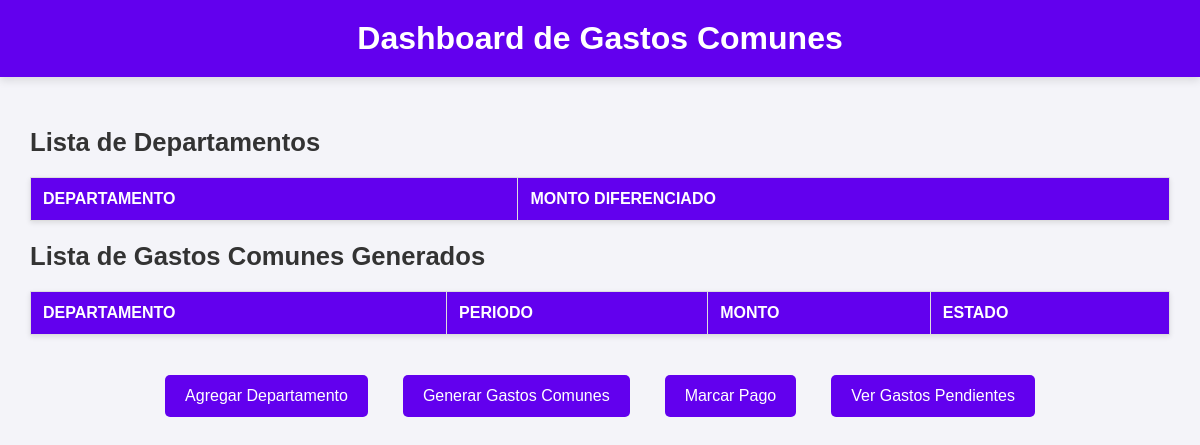
Page /api/ on the earlier database version.
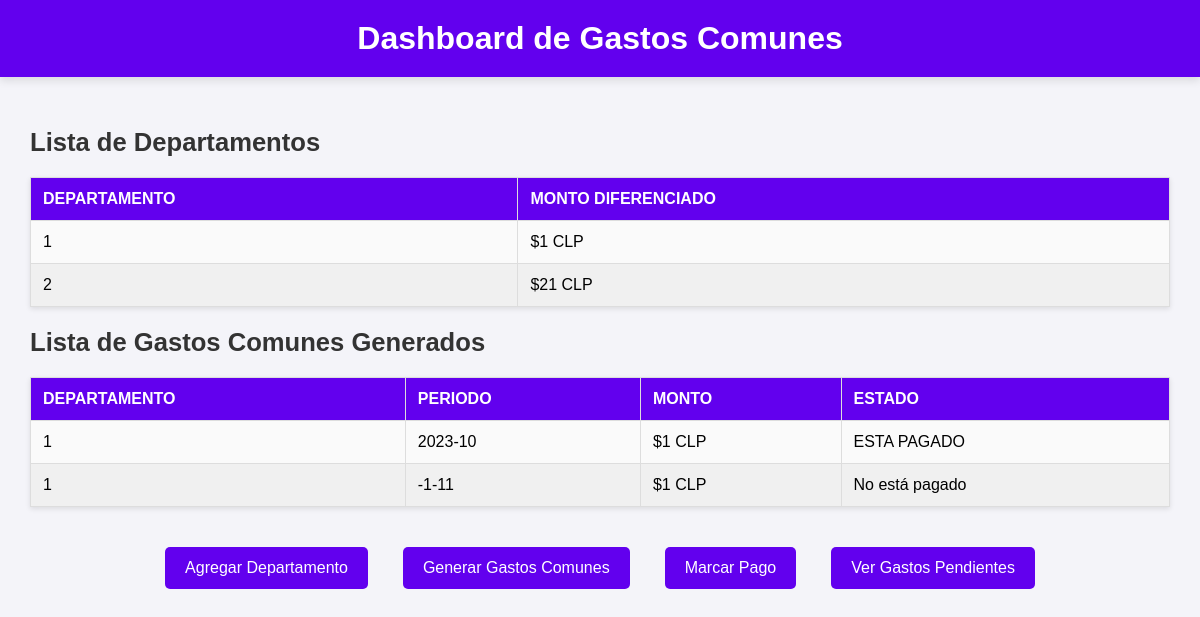
Same page on the later database version.
### core/models.py (models this page shows, shortened)
class GastoComun(models.Model):
    departamento = models.ForeignKey(Departamento, related_name='gastos', on_delete=models.CASCADE)
    periodo = models.CharField(max_length=7)  # Formato Año-Mes (Ej: "2024-11")
    monto = models.IntegerField()
    pagado = models.BooleanField(default=False)
    fecha_pago = models.DateField(null=True, blank=True)

### core/views.py (the view)
# urls.py: path('', views.dashboard, name='dashboard'),
def dashboard(request):
    gastos_pendientes = GastoComun.objects.filter(pagado=False).values(
        'departamento__numero', 'periodo', 'monto'
    )
    gastos_pendientes = [
        {
            "departamento": gasto["departamento__numero"],
            "periodo": gasto["periodo"],
            "monto": f"${gasto['monto']:,.0f} CLP"
        }
        for gasto in gastos_pendientes
    ]
    departamentos = Departamento.objects.all().values('numero', 'monto_diferenciado')
    departamentos = [
        {
            "numero": dept["numero"],
            "monto_diferenciado": f"${dept['monto_diferenciado']:,.0f} CLP"
        }
        for dept in departamentos
    ]
    gastos_comunes = GastoComun.objects.all()
    gastos_comunes = [
    {
        "departamento": gasto.departamento.numero,  # Accedemos al atributo `numero` del departamento
        "monto": f"${gasto.monto:,.0f} CLP",        # Formateamos el monto
        "periodo": gasto.periodo,                    # Accedemos al periodo
        "pagado": gasto.pagado,                       # El estado actual de pago
        "estado_pago": "ESTA PAGADO" if gasto.pagado else "No está pagado"  # Si pagado es True o False, mostramos el mensaje correspondiente
    }
    for gasto in gastos_comunes
]
    return render(request, 'dashboard.html', {
        "gastos_pendientes": gastos_pendientes,
        "departamentos": departamentos,
        "gastos_comunes": gastos_comunes
    })

### core/templates/dashboard.html (shortened to what this page needs)
<!DOCTYPE html>
<html lang="en">
<head>
</head>
<body>
    <header>
        <h1>Dashboard de Gastos Comunes</h1>
    </header>
    <main>
        <section>
            <h2>Lista de Departamentos</h2>
            <table>
                <thead>
                    <tr>
                        <th>Departamento</th>
                        <th>Monto Diferenciado</th>
                    </tr>
                </thead>
                <tbody>
                    {% for departamento in departamentos %}
                    <tr>
                        <td>{{ departamento.numero }}</td>
                        <td>{{ departamento.monto_diferenciado }}</td>
                    </tr>
                    {% endfor %}
                </tbody>
            </table>
        </section>
        <section>
            <h2>Lista de Gastos Comunes Generados</h2>
            <table>
                <thead>
                    <tr>
                        <th>Departamento</th>
                        <th>Periodo</th>
                        <th>Monto</th>
                        <th>Estado</th>
                    </tr>
                </thead>
                <tbody>
                    {% for gasto in gastos_comunes %}
                    <tr>
                        <td>{{ gasto.departamento }}</td>
                        <td>{{ gasto.periodo }}</td>
                        <td>{{ gasto.monto }}</td>
                        <td>{{ gasto.estado_pago }}</td>
                    </tr>
                    {% endfor %}
                </tbody>
            </table>
        </section>
        <div class="button-container">
            <a href="/api/departamento/agregar">
                <button>Agregar Departamento</button>
            </a>
            <a href="/api/gastos/comunes">
                <button>Generar Gastos Comunes</button>
            </a>
            <a href="/api/pago/marcar/">
                <button>Marcar Pago</button>
            </a>
            <a href="/api/gastos/pendientes/">
                <button>Ver Gastos Pendientes</button>
            </a>
        </div>
    </main>
</body>
</html>

Differences in the rows shown:
added GastoComun: periodo "2023-10"
added GastoComun: periodo "-1-11"
Other differences:
new list line: "1 $1 CLP"
new list line: "2 $21 CLP"
new list line: "1 $1 CLP ESTA PAGADO"
new list line: "1 $1 CLP No está pagado"
